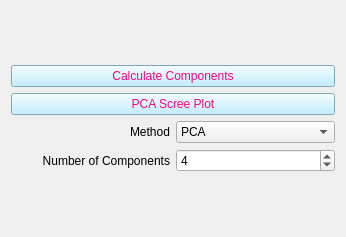
          <widget class="QWidget" name="page_5">
           <property name="geometry">
            <rect>
             <x>0</x>
             <y>0</y>
             <width>346</width>
             <height>237</height>
            </rect>
           </property>
           <attribute name="label">
            <string>Component Analysis</string>
           </attribute>
           <layout class="QGridLayout" name="gridLayout_15">
            <item row="0" column="0">
             <layout class="QGridLayout" name="gridLayout">
              <item row="0" column="0">
               <widget class="QPushButton" name="pb_calc_components">
                <property name="sizePolicy">
                 <sizepolicy hsizetype="Minimum" vsizetype="Fixed">
                  <horstretch>0</horstretch>
                  <verstretch>0</verstretch>
                 </sizepolicy>
                </property>
                <property name="styleSheet">
                 <string notr="true">background-color: rgb(175, 236, 255);
color: rgb(255, 0, 127);
</string>
                </property>
                <property name="text">
                 <string>Calculate Components</string>
                </property>
               </widget>
              </item>
              <item row="1" column="0">
               <widget class="QPushButton" name="pb_pca_scree">
                <property name="sizePolicy">
                 <sizepolicy hsizetype="Expanding" vsizetype="Fixed">
                  <horstretch>0</horstretch>
                  <verstretch>0</verstretch>
                 </sizepolicy>
                </property>
                <property name="styleSheet">
                 <string notr="true">background-color: rgb(175, 236, 255);
color: rgb(255, 0, 127);
</string>
                </property>
                <property name="text">
                 <string>PCA Scree Plot</string>
                </property>
               </widget>
              </item>
              <item row="2" column="0">
               <layout class="QHBoxLayout" name="horizontalLayout_5">
                <item>
                 <widget class="QLabel" name="label_11">
                  <property name="text">
                   <string>Method</string>
                  </property>
                  <property name="alignment">
                   <set>Qt::AlignRight|Qt::AlignTrailing|Qt::AlignVCenter</set>
                  </property>
                 </widget>
                </item>
                <item>
                 <widget class="QComboBox" name="cb_comp_method">
                  <property name="sizePolicy">
                   <sizepolicy hsizetype="Preferred" vsizetype="Fixed">
                    <horstretch>0</horstretch>
                    <verstretch>0</verstretch>
                   </sizepolicy>
                  </property>
                  <item>
                   <property name="text">
                    <string>PCA</string>
                   </property>
                  </item>
                  <item>
                   <property name="text">
                    <string>NMF</string>
                   </property>
                  </item>
                  <item>
                   <property name="text">
                    <string>FastICA</string>
                   </property>
                  </item>
                  <item>
                   <property name="text">
                    <string>IncrementalPCA</string>
                   </property>
                  </item>
                  <item>
                   <property name="text">
                    <string>TruncatedSVD</string>
                   </property>
                  </item>
                  <item>
                   <property name="text">
                    <string>FactorAnalysis</string>
                   </property>
                  </item>
                  <item>
                   <property name="text">
                    <string>DictionaryLearning</string>
                   </property>
                  </item>
                 </widget>
                </item>
               </layout>
              </item>
              <item row="3" column="0">
               <layout class="QHBoxLayout" name="horizontalLayout_6">
                <item>
                 <widget class="QLabel" name="label">
                  <property name="text">
                   <string>Number of Components</string>
                  </property>
                  <property name="alignment">
                   <set>Qt::AlignRight|Qt::AlignTrailing|Qt::AlignVCenter</set>
                  </property>
                 </widget>
                </item>
                <item>
                 <widget class="QSpinBox" name="sb_ncomp">
                  <property name="minimum">
                   <number>1</number>
                  </property>
                  <property name="value">
                   <number>4</number>
                  </property>
                 </widget>
                </item>
               </layout>
              </item>
             </layout>
            </item>
           </layout>
          </widget>
